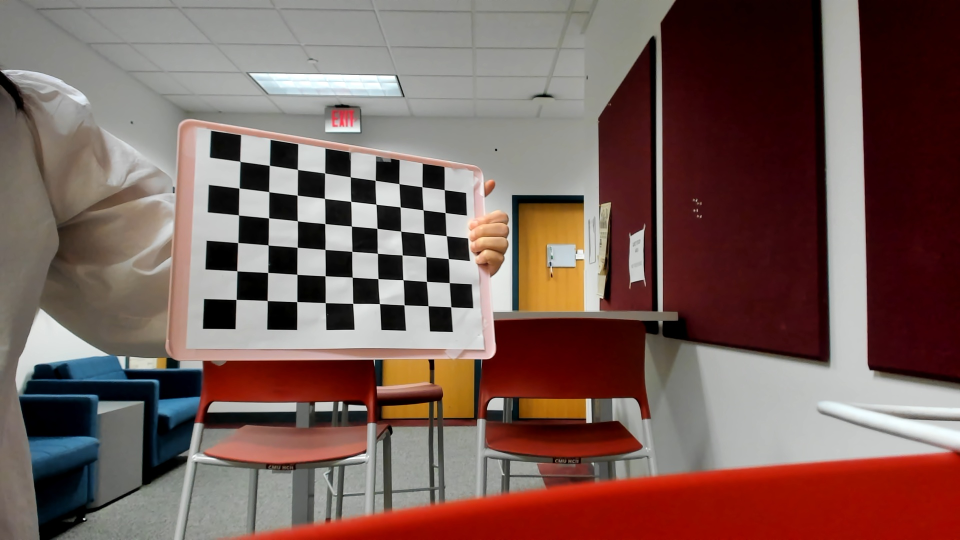
#> input picture capture_right/10.jpg, 1920 x 1080 px (shown at 1/2 size)
$ python drawEpipolarLinesFLANN.py
#> lines starting #> are read from the running program, lines starting #| are printed output that depends on the picture; after the words box and inside, x2 and y2 are one past the last pixel; in counts of white or black regions, pixels touching at a corner belong together
import cv2
import numpy as np
from matplotlib import pyplot as plt
import os
from utils import downsample_image
import argparse

'''
Given two images taken by the right/left camera,
computes and draws epilines corresponding to
points in the left image, and vice versa.

'''

def main(args):

    ''' Verify '''

    img1 = cv2.imread(args.img_right,0)
#> img1: shape (1080, 1920); min 0, max 255, mean 100.8
    img2 = cv2.imread(args.img_left,0)
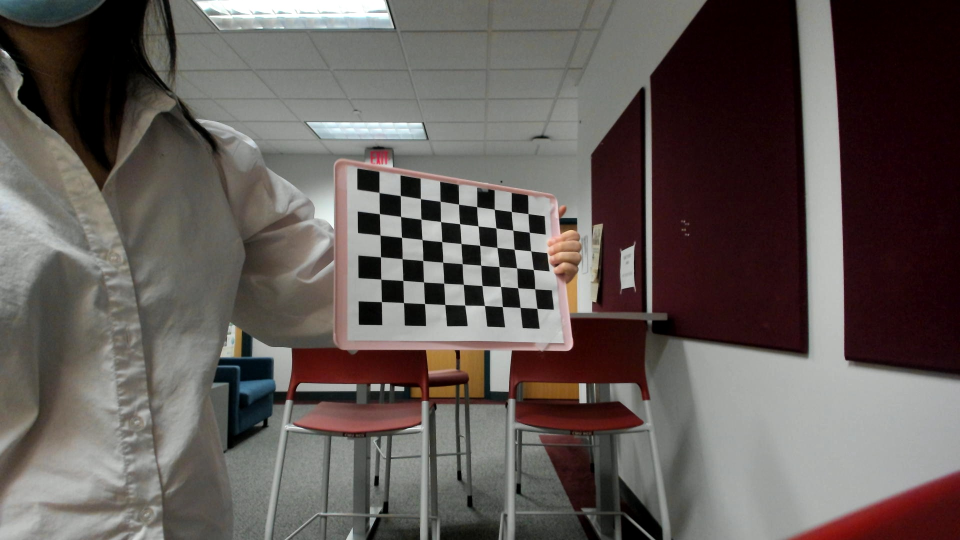
#> input picture capture_left/10.jpg, 1920 x 1080 px (shown at 1/2 size)
#> img2: shape (1080, 1920); min 0, max 255, mean 92.1

    # Initialize SIFT feature extractor
    sift = cv2.SIFT_create()

    # find the keypoints and descriptors with SIFT
    kp1, des1 = sift.detectAndCompute(img1,None)
#> kp1 = 1447 keypoints; strongest (x, y, size): (168, 1038, 3), (438, 629, 41.3), (785, 637, 32.5), (564, 634, 37.4)
    kp2, des2 = sift.detectAndCompute(img2,None)
#> kp2 = 1499 keypoints; strongest (x, y, size): (989, 635, 24.6), (740, 628, 30.6), (736, 447, 28), (1060, 639, 23.8)


    # FLANN parameters
    FLANN_INDEX_KDTREE = 0
    index_params = dict(algorithm = FLANN_INDEX_KDTREE, trees = 5)
    search_params = dict(checks=50)

    flann = cv2.FlannBasedMatcher(index_params,search_params)
    matches = flann.knnMatch(des1,des2,k=2)
#> matches = 1447 matches

    good = []
    pts1 = []
    pts2 = []

    # Lowe's ratio test, append good points
    for i,(m,n) in enumerate(matches):
        if m.distance < 0.5*n.distance:
            good.append(m)
            pts2.append(kp2[m.trainIdx].pt)
            pts1.append(kp1[m.queryIdx].pt)
#> after the loop, good = 108 matches; pts1 = 108 pairs, first value 107.5 to 1744.5, second value 82.29 to 962; pts2 = 108 pairs, first value 465.2 to 1694.1, second value 183.6 to 897.2

    pts1 = np.int32(pts1)
#> pts1 = 108 pairs, first value 107 to 1744, second value 82 to 962
    pts2 = np.int32(pts2)
#> pts2 = 108 pairs, first value 465 to 1694, second value 183 to 897
    # Find fundamental matrix
    F, mask = cv2.findFundamentalMat(pts1,pts2,cv2.FM_LMEDS)
#> F = [[2.85e-09, -8.53e-08, -2.82e-05], [3.5e-07, -1.18e-07, -0.00736], [-0.000152, 0.00587, 1]]; mask = 108 values, max 1 at index 1, min 0 at index 0, mean 0.769

    # We select only inlier points
    pts1 = pts1[mask.ravel()==1]
#> pts1 = 83 pairs, first value 259 to 1744, second value 82 to 962
    pts2 = pts2[mask.ravel()==1]
#> pts2 = 83 pairs, first value 470 to 1694, second value 183 to 897

    def drawlines(img1,img2,lines,pts1,pts2):
        ''' img1 - image on which we draw the epilines for the points in img2
            lines - corresponding epilines '''
        r,c = img1.shape
        img1 = cv2.cvtColor(img1,cv2.COLOR_GRAY2BGR)
        img2 = cv2.cvtColor(img2,cv2.COLOR_GRAY2BGR)
        for r,pt1,pt2 in zip(lines,pts1,pts2):
            color = tuple(np.random.randint(0,255,3).tolist())
            x0,y0 = map(int, [0, -r[2]/r[1] ])
            x1,y1 = map(int, [c, -(r[2]+r[0]*c)/r[1] ])
            img1 = cv2.line(img1, (x0,y0), (x1,y1), color,1)
            img1 = cv2.circle(img1,tuple(pt1),5,color,-1)
            img2 = cv2.circle(img2,tuple(pt2),5,color,-1)
        return img1,img2


    # Find epilines corresponding to points in right image (second image) and
    # drawing its lines on left image
    lines1 = cv2.computeCorrespondEpilines(pts2.reshape(-1,1,2), 2,F)
#> lines1 = 83 rows, first 8: [-0.00162, 1, -342.1], [0.0188, 1, -773.8], [0.0222, 1, -846.8], [0.0227, 1, -857.4], [0.0227, 1, -857.4], [0.0265, 1, -936.9], [0.0253, 1, -910.9], [-0.00598, 1, -249.8]
    lines1 = lines1.reshape(-1,3)
    img5,img6 = drawlines(img1,img2,lines1,pts1,pts2)
#> the loop in drawlines, `for r,pt1,pt2 in zip(lines,pts1,pts2):` made 83 passes
#> (r, pt1, pt2, color, y0, y1) on passes 1 to 9: ([-0.00162, 1, -342.1], [259, 342], [580, 402], (172, 47, 117), 342, 345), ([0.0188, 1, -773.8], [304, 768], [470, 738], (192, 67, 251), 773, 737), ([0.0222, 1, -846.8], [327, 838], [487, 794], (195, 103, 9), 847, 804), ([0.0227, 1, -857.4], [343, 850], [499, 802], (211, 21, 242), 857, 813), ([0.0227, 1, -857.4], [343, 850], [499, 802], (36, 87, 70), 857, 813), ([0.0265, 1, -936.9], [392, 925], [575, 862], (216, 88, 140), 937, 886), ([0.0253, 1, -910.9], [397, 901], [578, 842], (58, 193, 230), 911, 862), ([-0.00598, 1, -249.8], [416, 253], [710, 329], (39, 87, 174), 249, 261), ([0.00936, 1, -574.6], [447, 570], [743, 581], (88, 81, 165), 574, 556)
#> after the loop in drawlines, `for r,pt1,pt2 in zip(lines,pts1,pts2):`:
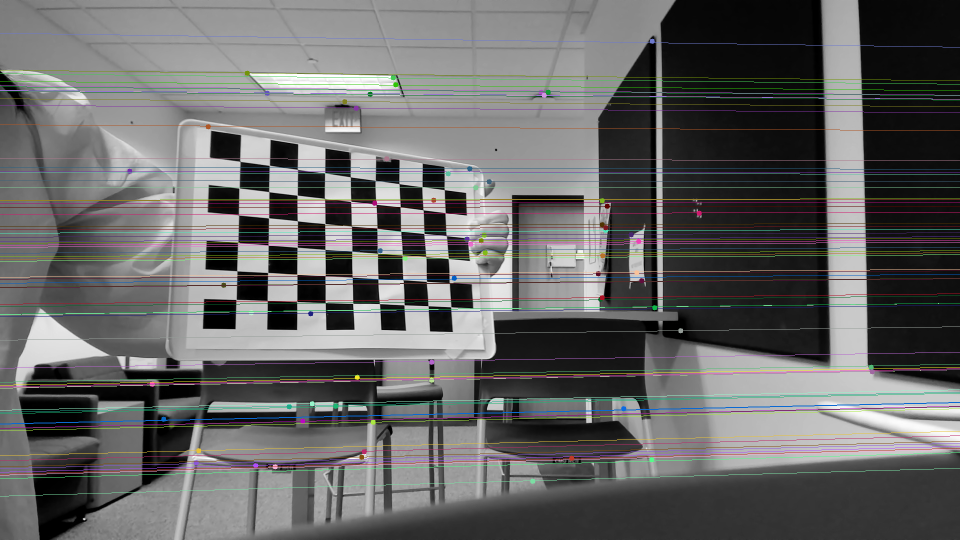
#> img1: shape (1080, 1920, 3) (shown at 1/2 size); mean B, G, R 101.5, 101.8, 102.1
#> after the loop in drawlines, `for r,pt1,pt2 in zip(lines,pts1,pts2):`:
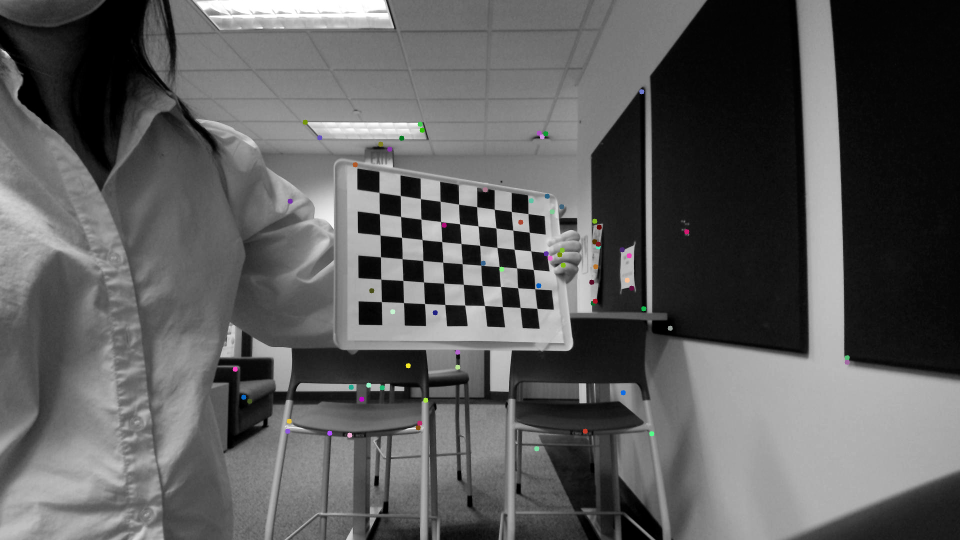
#> img2: shape (1080, 1920, 3) (shown at 1/2 size); mean B, G, R 92.1, 92.1, 92.1

    # Find epilines corresponding to points in left image (first image) and
    # drawing its lines on right image
    lines2 = cv2.computeCorrespondEpilines(pts1.reshape(-1,1,2), 1,F)
#> lines2 = 83 rows, first 8: [-0.00774, -1, 406], [-0.0126, -1, 743.7], [-0.0134, -1, 799.1], [-0.0136, -1, 808.8], [-0.0136, -1, 808.8], [-0.0144, -1, 868.8], [-0.0142, -1, 850], [-0.0067, -1, 334.3]
    lines2 = lines2.reshape(-1,3)
    img3,img4 = drawlines(img2,img1,lines2,pts2,pts1)
#> the loop in drawlines (call 2), `for r,pt1,pt2 in zip(lines,pts1,pts2):` made 83 passes
#> (r, pt1, pt2, color, y0, y1) on passes 1 to 9: ([-0.00774, -1, 406], [580, 402], [259, 342], (228, 251, 251), 406, 391), ([-0.0126, -1, 743.7], [470, 738], [304, 768], (121, 70, 213), 743, 719), ([-0.0134, -1, 799.1], [487, 794], [327, 838], (31, 13, 71), 799, 773), ([-0.0136, -1, 808.8], [499, 802], [343, 850], (184, 152, 79), 808, 782), ([-0.0136, -1, 808.8], [499, 802], [343, 850], (41, 18, 40), 808, 782), ([-0.0144, -1, 868.8], [575, 862], [392, 925], (182, 207, 11), 868, 841), ([-0.0142, -1, 850], [578, 842], [397, 901], (166, 111, 93), 850, 822), ([-0.0067, -1, 334.3], [710, 329], [416, 253], (249, 129, 223), 334, 321), ([-0.0104, -1, 588.4], [743, 581], [447, 570], (118, 44, 216), 588, 568)
#> pass 1, in drawlines (call 2), `img1 = cv2.line(img1, (x0,y0), (x1,y1), color,1)`:
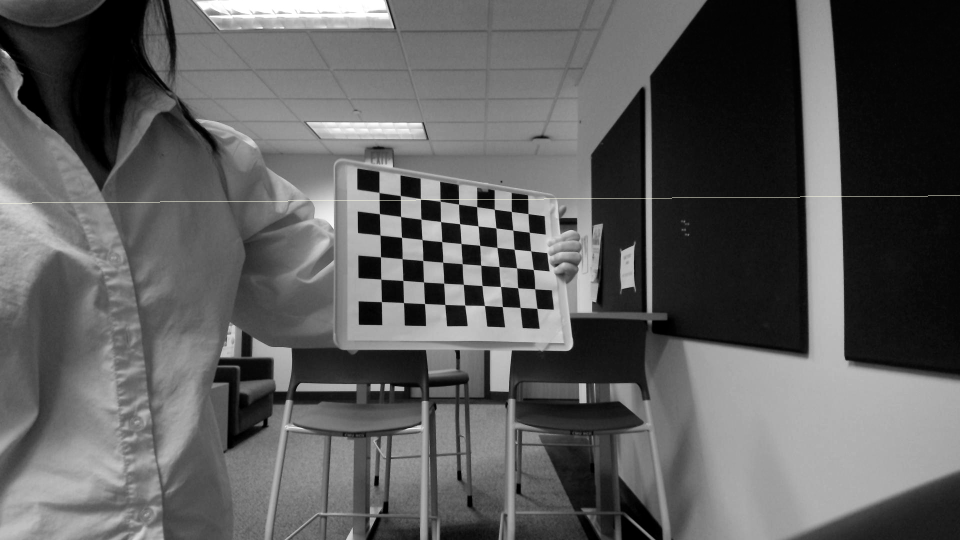
#> img1: shape (1080, 1920, 3) (shown at 1/2 size); mean B, G, R 92.2, 92.2, 92.2
#> pass 2, in drawlines (call 2), `img1 = cv2.line(img1, (x0,y0), (x1,y1), color,1)`:
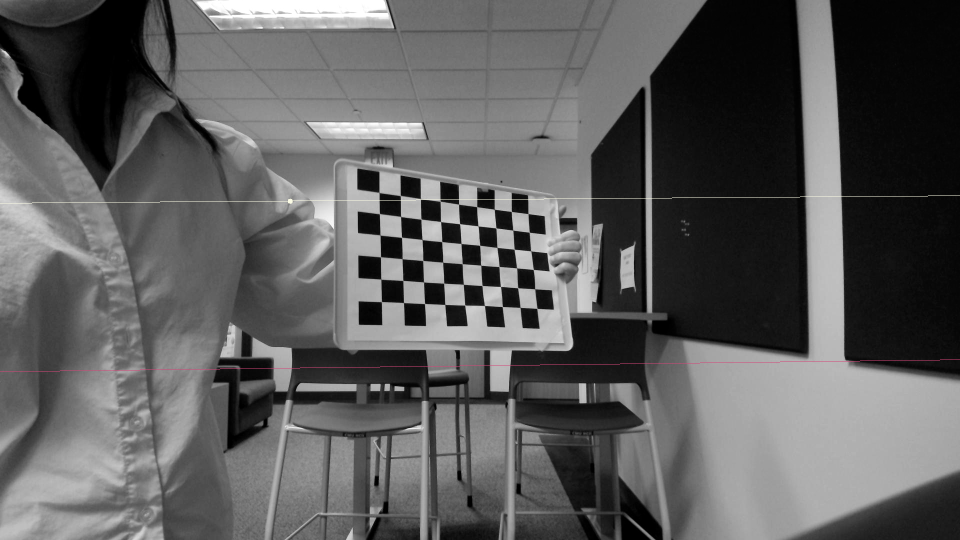
#> img1: shape (1080, 1920, 3) (shown at 1/2 size); mean B, G, R 92.2, 92.2, 92.3
#> after the loop in drawlines (call 2), `for r,pt1,pt2 in zip(lines,pts1,pts2):`:
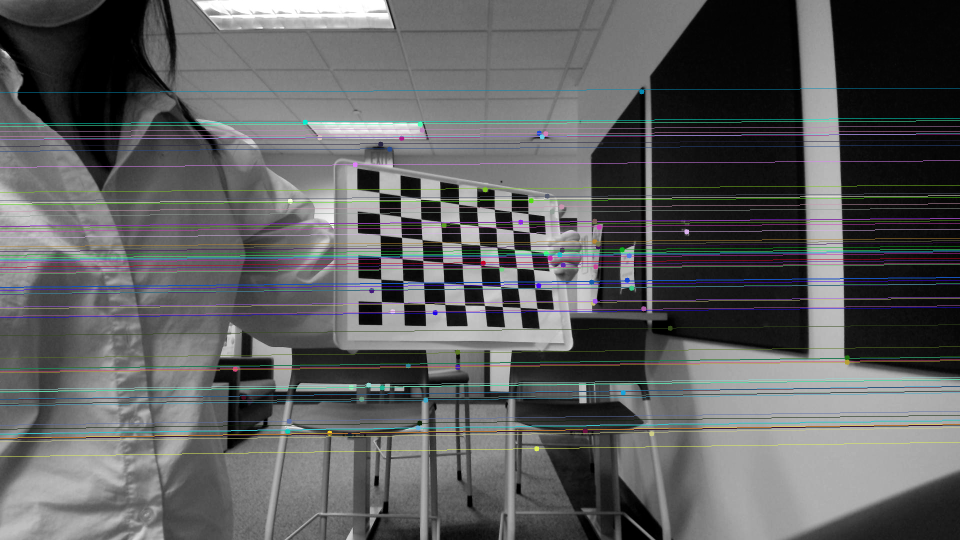
#> img1: shape (1080, 1920, 3) (shown at 1/2 size); 6.04% of pixels changed, all inside (x1, y1, x2, y2) = (0, 176, 1920, 914)
#> after the loop in drawlines (call 2), `for r,pt1,pt2 in zip(lines,pts1,pts2):`:
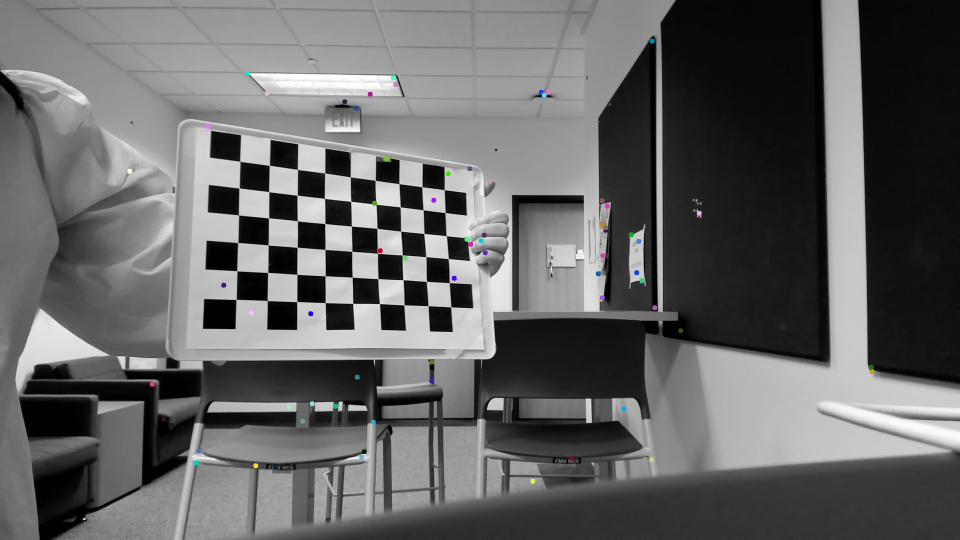
#> img2: shape (1080, 1920, 3) (shown at 1/2 size); mean B, G, R 100.9, 100.8, 100.8

    plt.subplot(121),plt.imshow(img5)
    plt.subplot(122),plt.imshow(img3)
    plt.show()
#> figure, not shown here; B, G, R data is drawn as R, G, B


if __name__ == '__main__':
    parser = argparse.ArgumentParser(description="Draw Epipolar Lines")
    parser.add_argument("-v", help="Version")
    parser.add_argument("--img_left", type=str,default="capture_left/10.jpg", help="image captured by left camera")
    parser.add_argument("--img_right", type=str,default="capture_right/10.jpg",  help="image captured by right camera")

    args = parser.parse_args()
    main(args)
